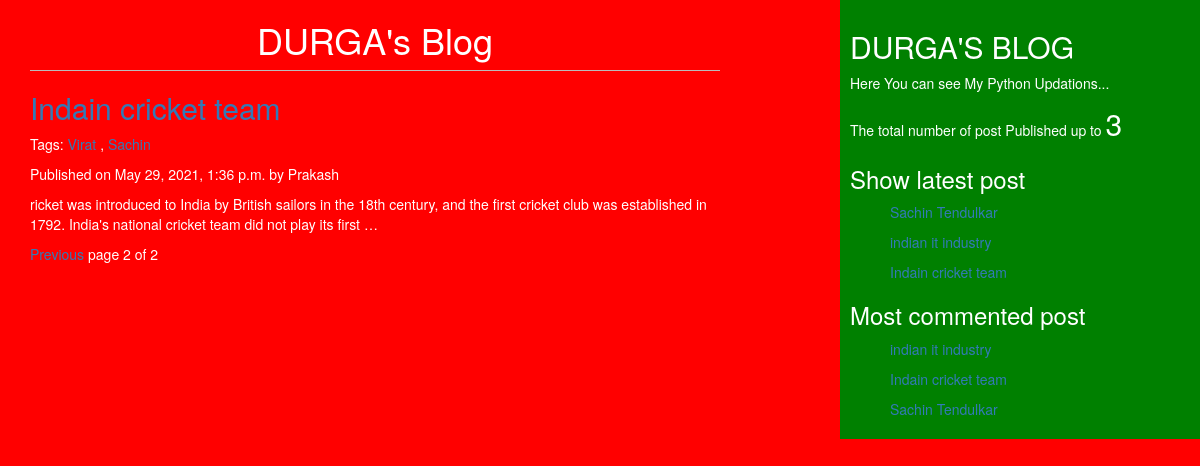
Screenshot of /?page=2 with the database file from the repository.
### blog/models.py (models this page shows, shortened)
class Post(models.Model):
    STATUS_CHOICES=(('draft','Draft'),('published','Published'))
    title=models.CharField(max_length=264)
    slug=models.SlugField(max_length=264,unique_for_date='publish')
    author=models.ForeignKey(User,related_name='blog_posts',on_delete=models.CASCADE)
    body=models.TextField()
    publish=models.DateTimeField(default=timezone.now)
    created=models.DateTimeField(auto_now_add=True)
    updated=models.DateTimeField(auto_now=True)
    status=models.CharField(max_length=10,choices=STATUS_CHOICES,default='draft')
    objects=CustomManager()
    tags = TaggableManager()
    class Meta:
        ordering=('-publish',)
    def get_absolute_url(self):
        return reverse('post_detail',args=[self.publish.year,
                                    self.publish.strftime('%m'),
                                    self.publish.strftime('%d'),
                                                        self.slug])

### blog/views.py (the view)
# urls.py: path('', views.post_list_view),
def post_list_view(request,tag_slug =None):
    post_list = Post.objects.all()
    tag=None
    if tag_slug:
        tag=get_object_or_404(Tag,slug=tag_slug)
        post_list=post_list.filter(tags__in=[tag])
    paginator =Paginator(post_list,2)
    page_number = request.GET.get('page')
    try:
        post_list = paginator.page(page_number)
    except PageNotAnInteger:
        post_list = paginator.page(1)
    except EmptyPage:
        post_list = paginator.page(paginator.num_pages)
    return render(request,'blog/post_list.html',{'post_list':post_list,'tag':tag})

### blog/models.py (called while the page is built)
    def get_queryset(self):
        return super().get_queryset().filter(status='published')

### blog/templatetags/blog_post.py (called while the page is built)
@register.simple_tag
def total_post():
    return Post.objects.count()

@register.inclusion_tag('blog/latest_post.html')
def show_latest_post(count=3):
    latest_post =Post.objects.order_by('-publish')[:count]
    return {'latest_post':latest_post}

@register.inclusion_tag('blog/most_commented_post.html')
def get_most_commented_posts(count=5):
    most_commented_post =  Post.objects.annotate(total_comment = Count('comments')).order_by('-total_comment')[:count]
    return {'ms':most_commented_post}

### templates/blog/post_list.html (shortened to what this page needs)
<!DOCTYPE html>
{%extends 'blog/base.html'%}
 {%block content%}
 <h1>DURGA's Blog</h1>
  {%for post in post_list %}
   <h2> <a href="{{post.get_absolute_url}}">{{post.title}}</a> </h2>
   <p>Tags:
       {%for tag in post.tags.all %}
       <a href="{%url "post_list_by_tag_name" tag.slug %}">{{tag.name}}</a>
        {%if not forloop.last%}, {%endif%}
        {%endfor%}
     </p>
   <p id='date'>Published on {{post.publish}} by {{post.author|title}}</p>
   {{post.body|truncatewords:30|linebreaks}}
    {%endfor%}
    {% include 'blog/paginator.html' with page=post_list%}
   {%endblock%}

### templates/blog/latest_post.html
<ul>
    {%for post in latest_post%}
    <p><a href="{{post.get_absolute_url}}">{{post.title}}</a></p>
    {%endfor%}
</ul>

### templates/blog/most_commented_post.html
<ul>
    {%for post in ms%}
    <p><a href="{{post.get_absolute_url}}">{{post.title}}</a></p>
    {%endfor%}
</ul>

### static/css/blog.css (style rules this page uses)
h1 { text-align: center; border-bottom: 1px solid #bbb; padding: 0 0 10px 0; }
body { background: red; color:white; }

### rows the page displays
Post: title "Indain cricket team", publish "May 29, 2021, 1:36 p.m.", author "Prakash", body "ricket was introduced to India by British sailors in the 18th century, and the first cricket club was established in 1792. India's national cricket team did not play its first …"
Tag: name "Virat"
Tag: name "Sachin"
Post: title "Sachin Tendulkar"
Post: title "indian it industry"

### other values shown
{{ page.number }} "2"
{{ page.paginator.num_pages }} "2"
